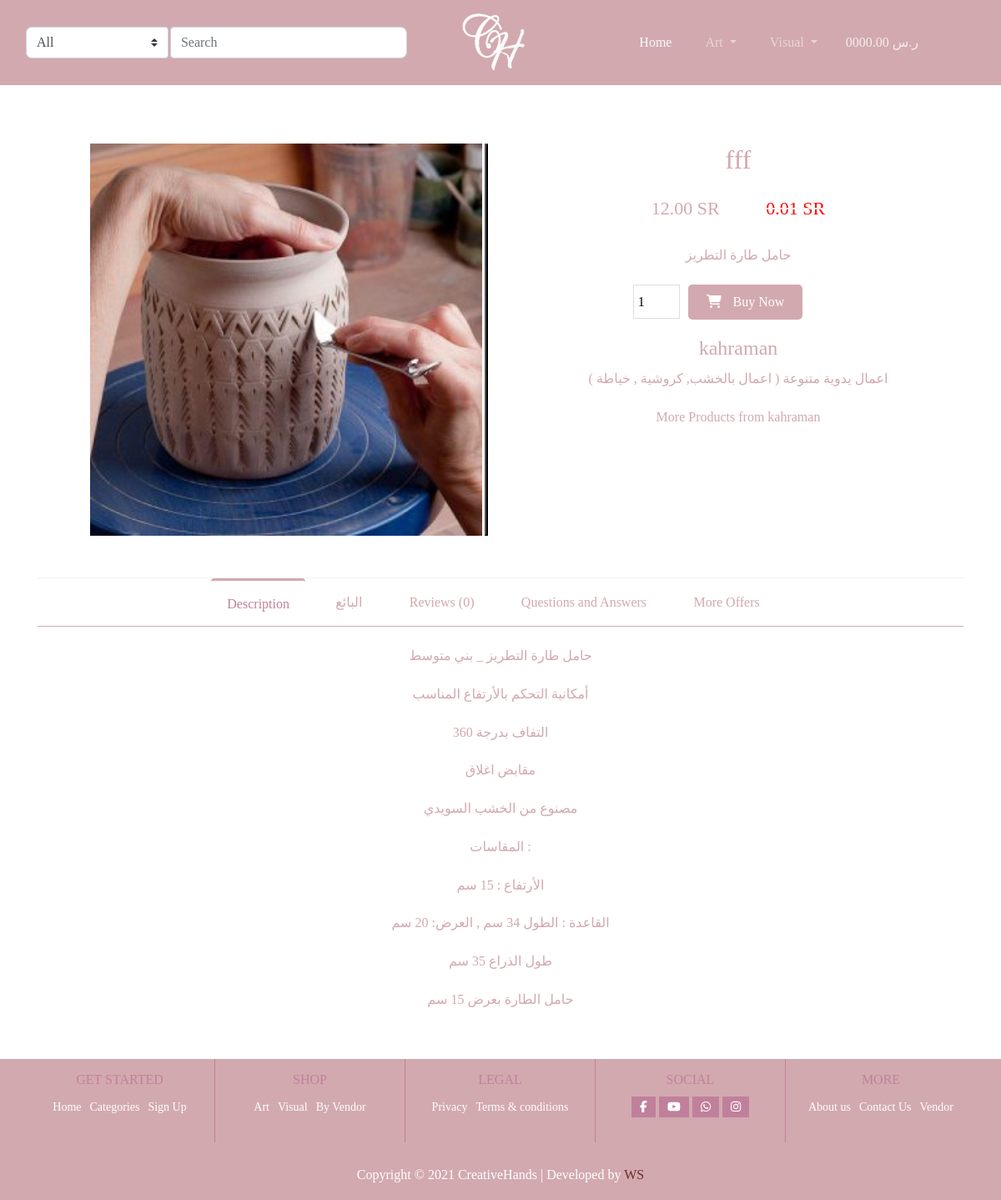
Before: /fad with the older database file.
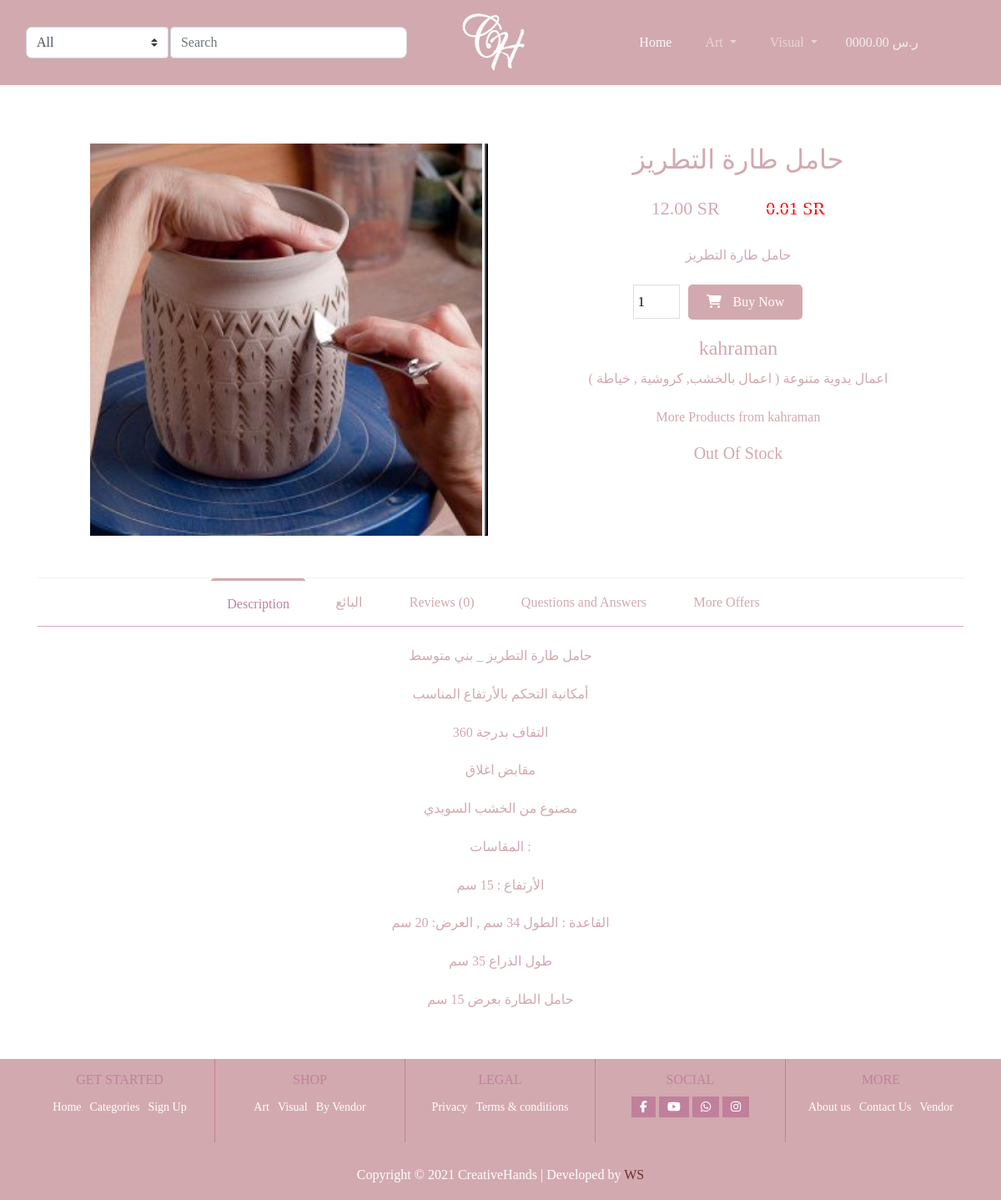
After: the same page with the newer database file.
### product/models.py (models this page shows, shortened)
class Product(models.Model):
    user = models.ForeignKey(User, null=True, on_delete=models.SET_NULL)
    PRDName = models.CharField(max_length=75)
    PRDCategory = models.ForeignKey('Category', on_delete=models.CASCADE, blank=True, null=True)
    PRDIMG = models.ImageField(upload_to='', blank=True, null=True)
    PRDDec = models.TextField(max_length=500)
    PRDBrand = models.ForeignKey('settings.Brand', on_delete=models.CASCADE, blank=True, null=True)
    PRDPrice = models.DecimalField(max_digits=5, decimal_places=2)
    PRDCost = models.DecimalField(max_digits=5, decimal_places=2)
    PRDDisc = models.DecimalField(max_digits=5, decimal_places=2)
    PRDSlug = models.SlugField(blank=True, null=True, allow_unicode=True)
    PRDCreated = models.DateTimeField()
    PRDISNew = models.BooleanField(default=False)
    PRDISbest = models.BooleanField(default=False)
    stock = models.IntegerField(default=0)
    on_sale = models.BooleanField(default=False)
    sale_date = models.BooleanField(default=True)
    on_sale_start = models.DateField(null=True, blank=True)
    on_sale_ends = models.DateField(null=True, blank=True)
    approved = models.BooleanField(default=False)
    featured = models.BooleanField(default=False)
    added_date = models.DateTimeField(auto_now_add=True, null=True)
    update_date = models.DateTimeField(auto_now_add=True, null=True)
    weight = models.IntegerField(default=0, null=True)
    length = models.DecimalField(decimal_places=2, default=0, max_digits=100)
    height = models.DecimalField(decimal_places=2, default=0, max_digits=100)
    width = models.DecimalField(decimal_places=2, default=0, max_digits=100)
    def __str__(self):
        return self.PRDName

### product/views.py (the view)
# urls.py: path('<slug:slug>', views.Product_detail, name='pro_detail'),            # display detail and view slug name products
def Product_detail(request, slug):
    pro_detail = get_object_or_404(Product, PRDSlug=slug)
    d = Category.objects.all()
    context = {
        'pro_detail': pro_detail,
        'd': d,
    }
    return render(request, 'product/singlpage.html', context)

### product/context_processors.py (called while the page is built)
def menu_links(request):
    links = Category.objects.all()
    return dict(links=links)

### product/models.py (called while the page is built)
    def get_url(self):
        return reverse('products:category_slug', args={self.slug})

    def __str__(self):
        return self.CATName

### product/templates/product/singlpage.html (shortened to what the changed rows need)
{% extends 'base.html' %}
{% load static %}
{% block body %}
<body class="body-class">
<section class="sigle-product">
    <div class="container">
        <div class="row">
            <div class="col-md-6">
                <div class="product-image-section">
                    <div class="image-preview">
                        <img id="featured" src="{{ pro_detail.PRDIMG.url}} " alt="">
                    </div>
                </div>
            </div>
            <div class="col-md-6 mt-sm-5 mt-md-0">
               <div class="product-short-view text-center">
                    <div class="product">
                        <h2 class="product-title">{{pro_detail}} </h2>
                    </div>
                    <div class="price">
                        <p class="price-title">
                            {%if pro_detail.PRDDisc > 0%}
                            <bdi>
                                {{pro_detail.PRDDisc}}   <span class="price-symbole">SR</span>
                            </bdi>
                              <del><span class="del-price">  {{pro_detail.PRDPrice}} SR</span></del>
                        </p>
                        {% else %}
                         <bdi>
                                {{pro_detail.PRDDisc}}   <span class="price-symbole">SR</span>
                            </bdi>
                        {% endif %}
                    </div>
                    <div class="short-info">
                        <p>حامل طارة التطريز</p>
                    </div>
                    <div class="add-card-section input-group">
                        <div class="quantity">
                        </div>
                        <div class="add-to-cart-btn">
                        </div>
                    </div>
                    <div class="vindor-info"><h4>kahraman</h4></div>
                    <p>اعمال يدوية متنوعة ( اعمال بالخشب, كروشية , خياطة ) </p>
                    <p><a href="#">More Products from kahraman </a></p>
                   {% if pro_detail.stock <= 0 %}
                   <h5> Out Of Stock </h5>
                   {% endif %}
               </div>
            </div>
        </div>
    </div>
</section>
</body>
{% endblock   %}

Changed rows visible on the page:
changed Product: PRDName "fff" → "حامل طارة التطريز"; stock 100 → 0 (drawn)
Other visible differences:
text now shown: "Out Of Stock"
